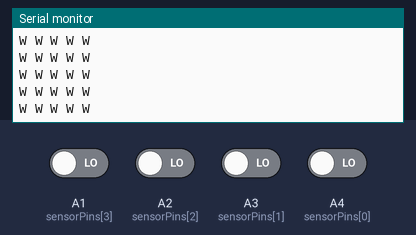
Bench run of a program on a simulated Arduino Nano, built with avr-gcc and run on an emulated ATmega328P. Parts: the last lines printed to the serial monitor. The test bench sets the inputs (shaded band); at power-on: A1 (sensorPins[3]), A2 (sensorPins[2]), A3 (sensorPins[1]), A4 (sensorPins[0]) LOW.

Above: at 3.2 s.
3.3 s: A1 (sensorPins[3]) driven HIGH
At 3.31 s:
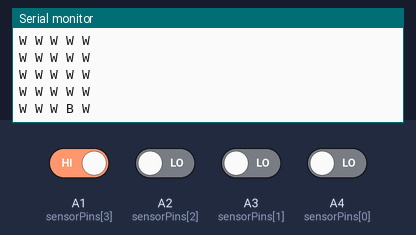
5.2 s: A2 (sensorPins[2]) driven HIGH
At 5.22 s:
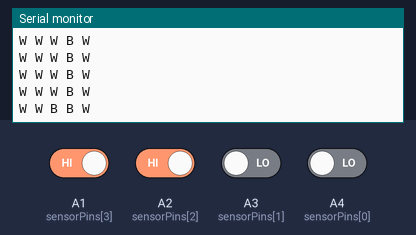
7.1 s: A3 (sensorPins[1]) driven HIGH
At 7.12 s:
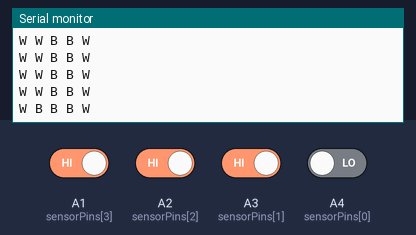
9.0 s: A4 (sensorPins[0]) driven HIGH
At 9.02 s:
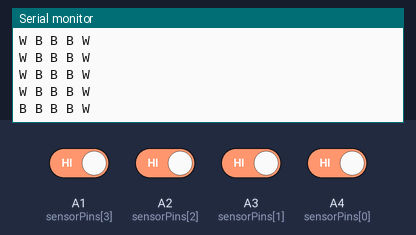
10.9 s: A1 (sensorPins[3]) driven LOW
At 10.93 s:
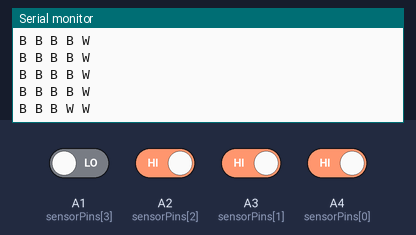
12.8 s: A2 (sensorPins[2]) driven LOW
At 12.83 s:
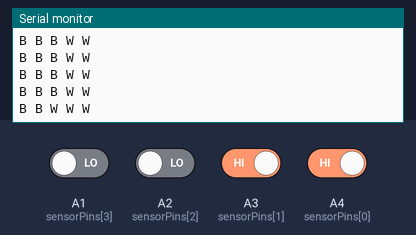

The program:

main.cpp
```cpp
//
#include <Arduino.h>

// =====================================================
// Arduino UNO R4 WiFi
// 5-Sensor IR Array Test
//
// Sensor order:
// S1 (Left) -----> S5 (Right)
//
// Your sensor logic:
// HIGH = BLACK
// LOW  = WHITE
// =====================================================
// A1 A4
const uint8_t sensorPins[5] = {A4, A3, A2, A1};

void setup()
{
    Serial.begin(115200);
    delay(2000);

    for (int i = 0; i < 5; i++)
    {
        pinMode(sensorPins[i], INPUT);
    }

    Serial.println();
    Serial.println("====================================");
    Serial.println("5 Sensor IR Array Test");
    Serial.println("B = Black   W = White");
    Serial.println("====================================");
}

void loop()
{
    for (int i = 0; i < 5; i++)
    {
        if (digitalRead(sensorPins[i]) == HIGH)
        {
            Serial.print("B ");
        }
        else
        {
            Serial.print("W ");
        }
    }

    Serial.println();

    delay(100);
}
```

Measured:
- after the input at 3.3 s, the serial monitor: prints a new line at once (image 1)
- after the input at 5.2 s, the serial monitor: prints a new line at once (image 2)
- after the input at 7.1 s, the serial monitor: prints a new line at once (image 3)
- after the input at 9.0 s, the serial monitor: prints a new line at once (image 4)
- after the input at 10.9 s, the serial monitor: prints a new line at once (image 5)
- after the input at 12.8 s, the serial monitor: prints a new line at once (image 6)
